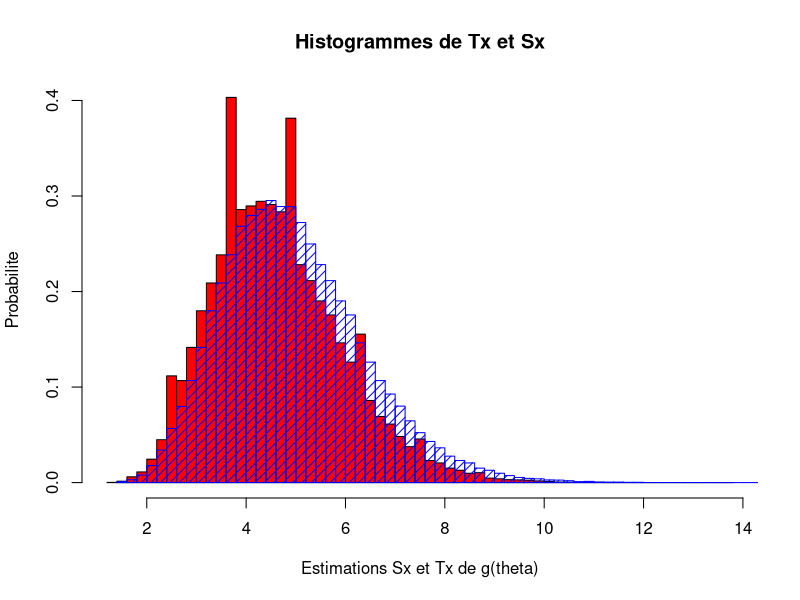

The R script that drew this image: (Note: this script raises an error after producing the figure.)
## ---- chunk 1
set.seed(42,kind="Marsaglia-Multicarry");
#Ex.1-6 (a)
M = 1000000;
v=rgeom(M,prob=0.2)+1;
Z=matrix(v,nrow = 10);
## ---- chunk 2
#Ex.1-6 (b)
h = 10/10.8
Tx <- apply(Z,2,mean)
#apply(Z,2,mean):  2--colonne
Sx <- h*Tx
## ---- chunk 3
#Ex.1-6 (c)
hist(Sx, col="red",probability=TRUE,
     main="Histogrammes de Tx et Sx",
     breaks=50,
     xlab= "Estimations Sx et Tx de g(theta)",
     ylab ="Probabilite")
hist(Tx,col="blue", probability=TRUE, add=TRUE, density=15, breaks=50)
abline(v = 1/theta_0, lwd=3)
legend("topright", lwd=2, col=c("red", "blue", "black"),
       legend=c( "Sx", "Tx", "g(theta)"))
mean(Sx)
mean(Tx)
